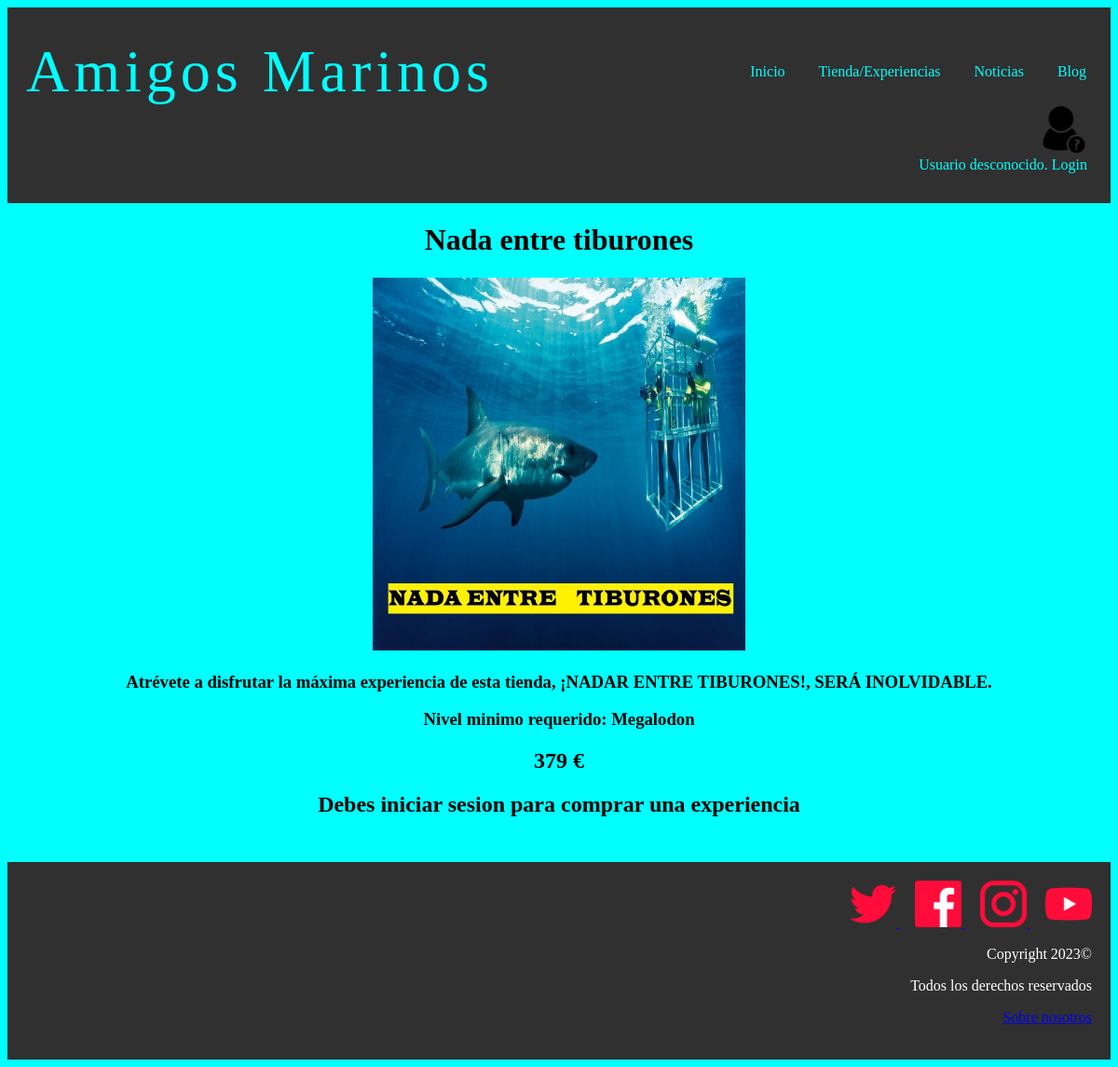
Before: /vistaExperiencia.php?id=4 with the older database file.
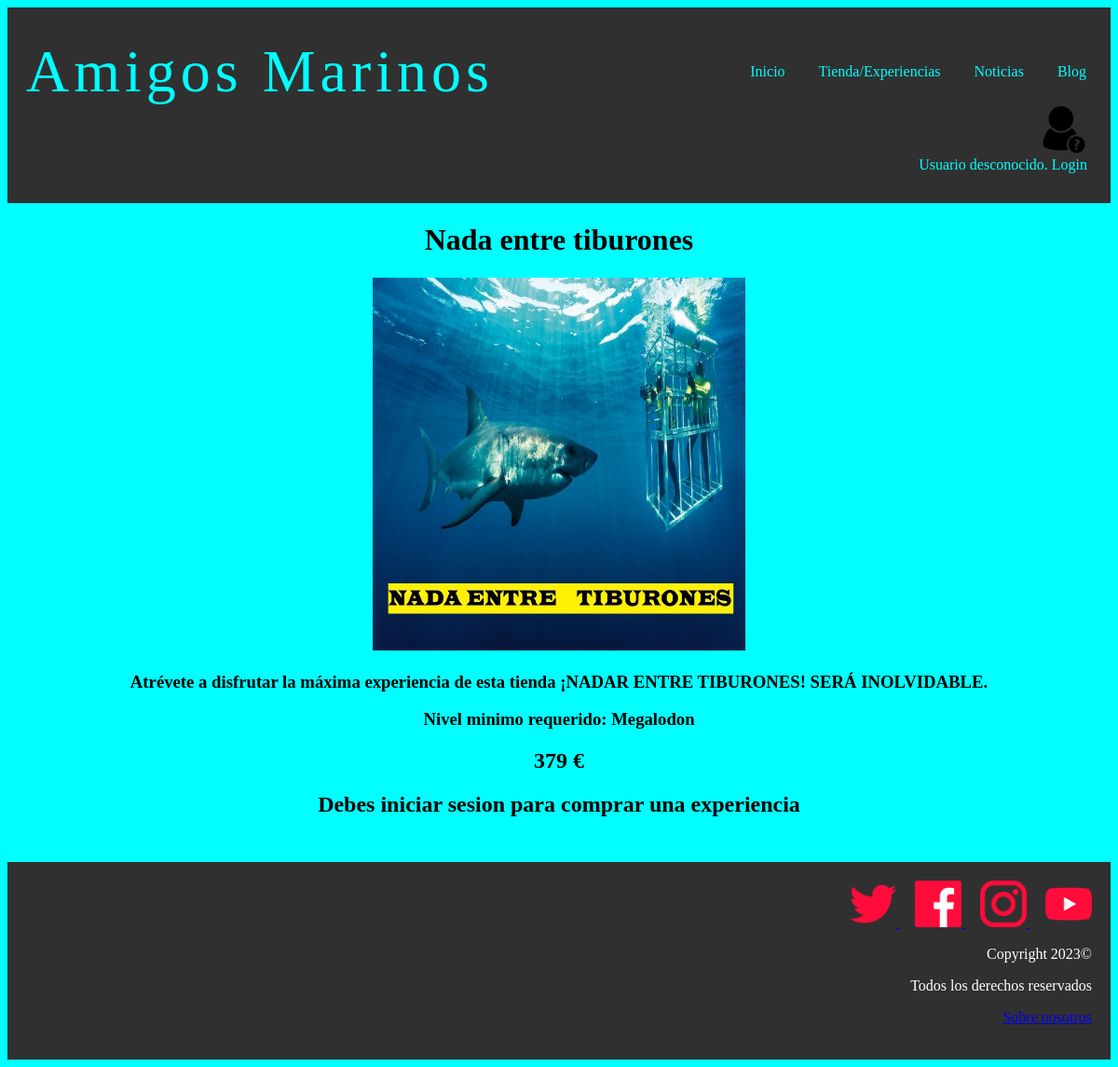
After: the same page with the newer database file.
### tables this page shows
CREATE TABLE IF NOT EXISTS `experiencias` (
  `nombre` varchar(25) NOT NULL,
  `id` int(11) NOT NULL AUTO_INCREMENT,
  `descripcion` text NOT NULL,
  `precio` float NOT NULL,
  `nivelminimo` int(11) NOT NULL,
  `puntos` int(11) NOT NULL,
  `imagen` varchar(50) NOT NULL,
  PRIMARY KEY(`id`)
);

CREATE TABLE IF NOT EXISTS `nivel` (
  `numero` int(11) NOT NULL,
  `nombre` varchar(25) NOT NULL,
  `minimo` int(11) NOT NULL,
  `maximo` int(11) NOT NULL
);

### includes/experiencias.php (called while the page is built, shortened)
<?php
class Experiencia {
    private $nombre;
    private $descripcion;
    private $precio;
    private $urlImagen;
    private function __construct($id = null , $descripcion, $precio,$nivelminimo, $urlImagen, $nombre,$puntos)
    {
        $this->descripcion = $descripcion;
        $this->nombre = $nombre;
        $this->precio = $precio;
        $this->urlImagen = $urlImagen;
    }
    public static function buscaPorId($idExperiencia)
    {
        $result = false;
        $conn = Aplicacion::getInstance()->getConexionBd();
        $query = sprintf("SELECT * FROM experiencias WHERE id='%d'", $idExperiencia);
        $rs = $conn->query($query);
        if ($rs) {
            $fila = $rs->fetch_assoc();
            $experiencia = new Experiencia($fila["id"], $fila["descripcion"], $fila["precio"], $fila["nivelminimo"], $fila["imagen"], $fila["nombre"],$fila['puntos']);
            return $experiencia;
        } else {
            error_log("Error BD ({$conn->errno}): {$conn->error}");
        }
        return $result;
    }
    public function getNombre()
    {
        return $this->nombre;
    }
    public function getDescripcion(){
        return $this->descripcion;
    }
    public function getImagen(){
        return $this->urlImagen;
    }
    public function getPrecio(){
        return $this->precio;
    }
}
?>

### includes/level.php (called while the page is built, shortened)
<?php
class level{
    public static function getNombre($numero){
        $conn = Aplicacion::getInstance()->getConexionBd();
        $query = sprintf("SELECT nombre FROM nivel U WHERE U.numero=$numero");
        $rs = $conn->query($query);
        $fila=$rs->fetch_assoc();
        return $fila['nombre'];
    }
}
?>

### vistaExperiencia.php (the view, shortened to what this page needs)
<?php
require_once __DIR__.'/includes/experiencias.php';
require_once __DIR__.'/includes/level.php';
?>
<!DOCTYPE html>
<html>
<head>
    <link href= "http://localhost/proyecto/assets/style.css" rel="stylesheet" type="text/css">
</head>
<body>
	<?php
	require ('./includes/comun/cabecera.php');
	$id = $_GET["id"];
	$experiencia = Experiencia::buscaPorId($id);
	echo "<h1>" . $experiencia->getNombre() . "</h1>";
	echo '<img src="' . $experiencia->getImagen() . '" width="400" height="400">';
	echo "<h3>". $experiencia->getDescripcion() ."</h3>";
	echo "<h3> Nivel minimo requerido: ". ucfirst(level::getNombre($experiencia->getNivelMinimo()))."</h3>";
	echo "<h2>" . $experiencia->getPrecio() . " € </h2>";
	if (isset($_SESSION["login"]) && ($_SESSION["login"]===true) && (level::getLevel($_SESSION["puntos"])>=$experiencia->getNivelMinimo())){
		?>
		<form method="post">
		<input type="submit" name="submit" value="Comprar">
		</form>
		<?php
	}
	else{
		if (isset($_SESSION["login"]) && ($_SESSION["login"]===true) ){
			echo "<h2>No tienes el nivel minimo requerido</h2>";
		}
		else{
			echo "<h2>Debes iniciar sesion para comprar una experiencia</h2>";
		}
	}
	?>
	<br>
    <?php
	require('./includes/comun/pie.php');
	?>
</body>
</html>

### includes/comun/cabecera.php (shortened to what this page needs)
<?php
require_once './includes/level.php';
function reconocerUsuario() {
  if (isset($_SESSION["login"]) && ($_SESSION["login"]===true)){
    echo'Rol: '.Usuario::getNombreRol($_SESSION['rol']);
    $level=level::getLevel($_SESSION["puntos"]);
    if($level == level::cangrejo){
      echo '<form method="post" action="micuenta.php">
      <input type="image" src="./img/cangrejo.jpg" name="boton" width="50" alt="Botón icono cangrejo"  height="50" />
      </form>';
      echo 'Bienvenido ' . $_SESSION['nombre'] . '! ';
      echo '<a href="logout.php">(salir)</a>';
    }
    else if($level == level::delfin){
      echo '<form method="post" action="micuenta.php">
      <input type="image" src="./img/delfin.jpg" name="boton" width="50" alt="Botón icono delfin"  height="50" />
      </form>';
      echo 'Bienvenido ' . $_SESSION['nombre'] . '! ';
      echo '<a href="logout.php">(salir)</a>';
    }
    else if($level == level::megalodon){
      echo '<form method="post" action="micuenta.php">
      <input type="image" src="./img/tiburon.jpg" name="boton" width="50" alt="Botón icono tiburon"  height="50" />
      </form>';
      echo 'Bienvenido ' . $_SESSION['nombre'] . '! ';
      echo '<a href="logout.php">(salir)</a>';
    }
    else if($level == level::poseidon){
      echo '<form method="post" action="micuenta.php">
      <input type="image" src="./img/poseidon.jpg" name="boton" width="50" alt="Botón icono poseidon"  height="50" />
      </form>';
      echo 'Bienvenido ' . $_SESSION['nombre'] . '! ';
      echo '<a href="logout.php">(salir)</a>';
    }
  } else {
    echo '<form method="post" action="login.php">
    <input type="image" src="./img/usuariodesconocido.jpg" name="boton" width="50" alt="Botón para ir a login"  height="50" />
    </form>';
    echo 'Usuario desconocido. ';
    echo '<a href="login.php">Login </a>';
  }
}
?>
<header class ="header">
        <div class="container logo-nav-cont" >
        <a class="logo">Amigos Marinos</a>
        <nav class="navigation">
          <ul>
            <li><a href="index.php">Inicio</a></li>
            <li><a href="tienda.php">Tienda/Experiencias</a></li>
            <li><a href="noticias.php">Noticias</a></li>
            <li><a href="blog.php">Blog</a></li>
          </ul>
        </nav>
       </div>
		<div class="login" >
		 <?php
		reconocerUsuario();
		?>
		</div>
</header>

### includes/comun/pie.php (shortened to what this page needs)
<footer>
<div id="footer">
    <div id="menuFooter">
        <div id="redes-sociales">
            <div class="ops-v">
                <a href="https://media.biobiochile.cl/wp-content/uploads/2019/05/bikini-bottom.jpeg">
                <img src="img/twitter.png" alt="twitter" target="_blank" width = "50" height = "50"/>
                </a>
                <a href="https://www.facebook.com/profile.php?id=100088652318580">
                <img src="img/facebook.png" alt="facebook" target="_blank" width = "50" height = "50"/>
                </a>
                <a href="https://www.instagram.com/amigosmarinos_oficial/?next=%2Famigosmarinos_oficial%2F">
                <img src="img/instagram.png" alt="instagram" target="_blank" width = "50" height = "50"/>
                </a>
                <a href="https://www.youtube.com/watch?v=_Q5YWM2I9_U&t=5889s&ab_channel=M%C3%BAsicadelMundo">
                <img src="img/youtube.png" alt="youtube" target="_blank" width = "50" height = "50"/>
                </a>
            </div>
        </div>
        <div id="copyright">
            <p>Copyright 2023©</p>
            <p>Todos los derechos reservados</p>
        </div>
        <div id="sobre-nosotros">
            <p><a href="miembros.php">Sobre nosotros</a></p>
        </div>
    </div>
</div>
</footer>

### assets/style.css (style rules this page uses)
body { color: black; background-color: #00FFFF; text-align: center; }
img { width :580; height :480; border :5; }
footer { clear: both; padding: 20px; background-color: #303030; color: white; text-align: right; margin-top: 10px; }
.header { background-color: #303030; color:#00FFFF; padding:2rem 0; margin-bottom: 15px; }
.header a { color:#00FFFF; text-decoration:none; }
.logo { letter-spacing: 5px; font-size: 4em; margin-left: 20px; }
.logo-nav-cont { display: flex; justify-content: space-between; align-items: center; margin-right: 10px; }
.navigation ul { margin: 0; padding: 0; list-style: none; }
.navigation ul li { display: inline-block; }
.navigation ul li a { display: block; padding: 0.5rem 1rem; transition: all 0.4s linear; border-radius: 5px; }
.login { text-align: right; margin-right: 25px; }

Changed rows visible on the page:
changed experiencias "Nada entre tiburones": descripcion "Atrévete a disfrutar la máxima experiencia de esta tienda, ¡NADAR ENTRE TIBURONES!, SERÁ INOLVIDABLE." → "Atrévete a disfrutar la máxima experiencia de esta tienda ¡NADAR ENTRE TIBURONES! SERÁ INOLVIDABLE."
